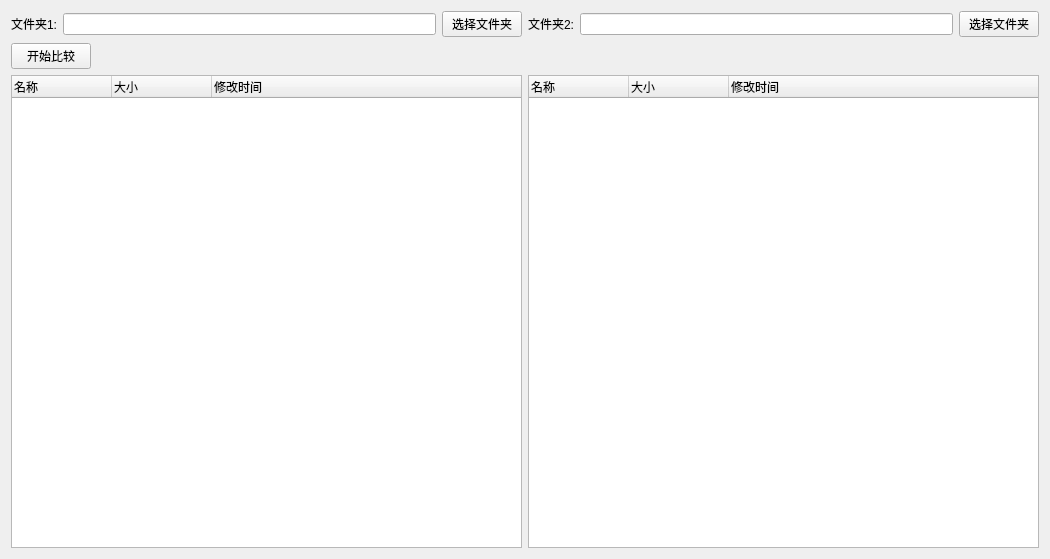
<?xml version="1.0" encoding="UTF-8"?>
<ui version="4.0">
 <class>FolderDiff</class>
 <widget class="QWidget" name="FolderDiff">
  <property name="geometry">
   <rect>
    <x>0</x>
    <y>0</y>
    <width>1050</width>
    <height>559</height>
   </rect>
  </property>
  <property name="windowTitle">
   <string>文件夹比较</string>
  </property>
  <layout class="QVBoxLayout" name="verticalLayout">
   <item>
    <layout class="QHBoxLayout" name="horizontalLayout">
     <item>
      <widget class="QLabel" name="label1">
       <property name="text">
        <string>文件夹1:</string>
       </property>
      </widget>
     </item>
     <item>
      <widget class="QLineEdit" name="lineEdit1"/>
     </item>
     <item>
      <widget class="QPushButton" name="button1">
       <property name="text">
        <string>选择文件夹</string>
       </property>
      </widget>
     </item>
     <item>
      <widget class="QLabel" name="label2">
       <property name="text">
        <string>文件夹2:</string>
       </property>
      </widget>
     </item>
     <item>
      <widget class="QLineEdit" name="lineEdit2"/>
     </item>
     <item>
      <widget class="QPushButton" name="button2">
       <property name="text">
        <string>选择文件夹</string>
       </property>
      </widget>
     </item>
    </layout>
   </item>
   <item>
    <widget class="QPushButton" name="btndiff">
     <property name="sizePolicy">
      <sizepolicy hsizetype="Fixed" vsizetype="Fixed">
       <horstretch>0</horstretch>
       <verstretch>0</verstretch>
      </sizepolicy>
     </property>
     <property name="text">
      <string>开始比较</string>
     </property>
    </widget>
   </item>
   <item>
    <layout class="QHBoxLayout" name="horizontalLayout_2">
     <item>
      <widget class="QTreeWidget" name="treeWidget1">
       <property name="columnCount">
        <number>3</number>
       </property>
       <column>
        <property name="text">
         <string>名称</string>
        </property>
       </column>
       <column>
        <property name="text">
         <string>大小</string>
        </property>
       </column>
       <column>
        <property name="text">
         <string>修改时间</string>
        </property>
       </column>
      </widget>
     </item>
     <item>
      <widget class="QTreeWidget" name="treeWidget2">
       <property name="columnCount">
        <number>3</number>
       </property>
       <column>
        <property name="text">
         <string>名称</string>
        </property>
       </column>
       <column>
        <property name="text">
         <string>大小</string>
        </property>
       </column>
       <column>
        <property name="text">
         <string>修改时间</string>
        </property>
       </column>
      </widget>
     </item>
    </layout>
   </item>
  </layout>
 </widget>
 <resources/>
 <connections/>
</ui>
